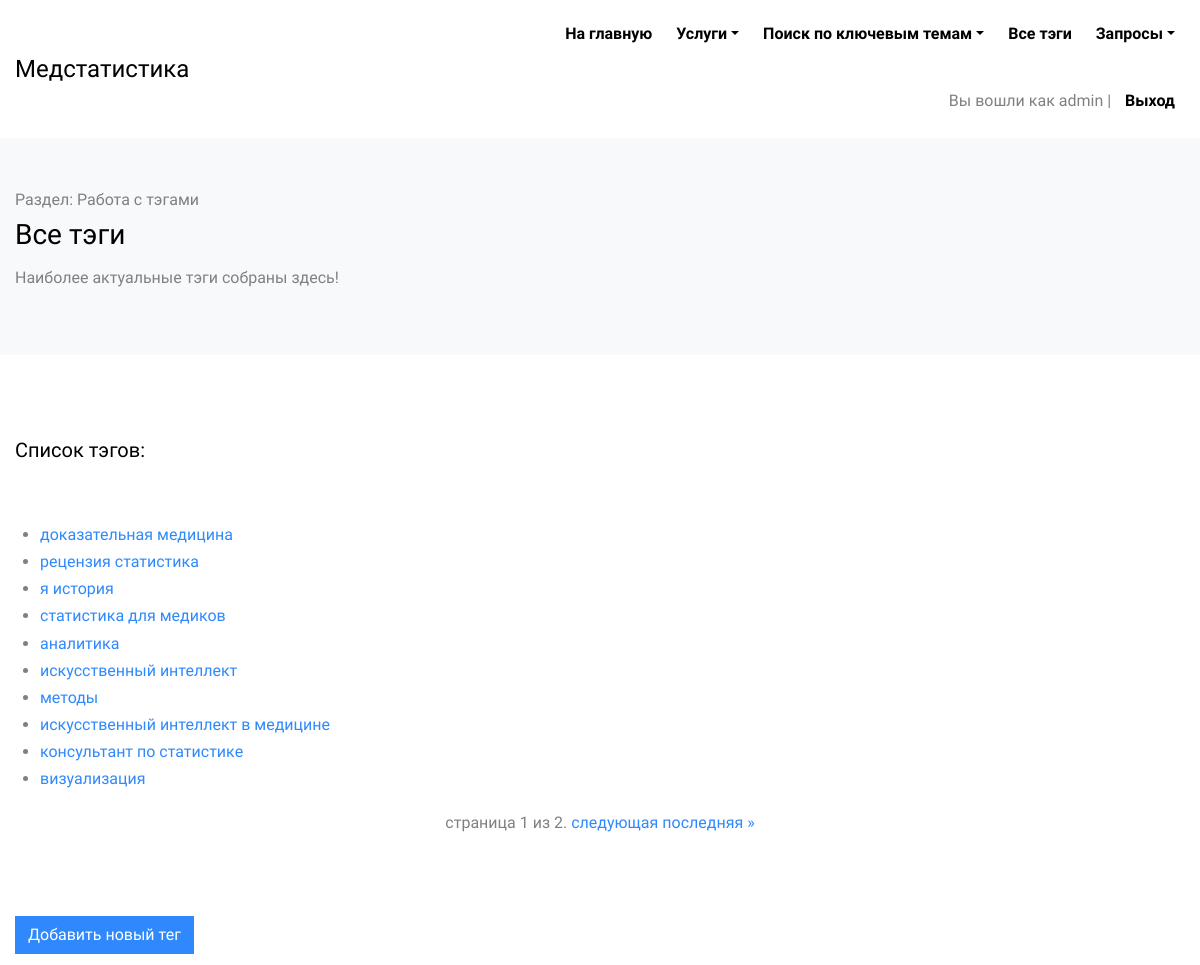
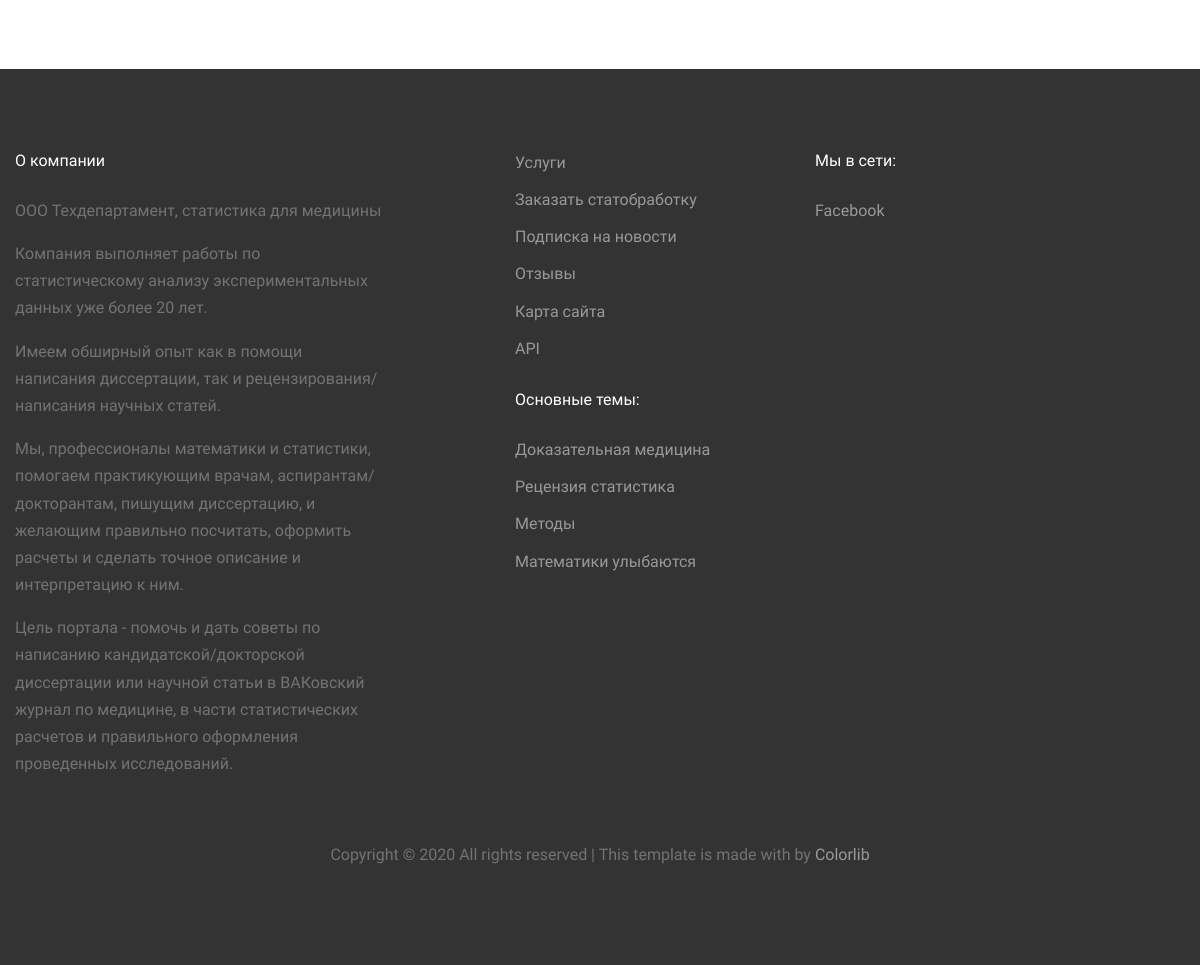
Page /articles/tags/ (signed in) on the committed database (2 pictures, top to bottom).
### users/models.py (models this page shows, shortened)
class ArticlesUser(AbstractUser):
    email = models.EmailField('E-mail', max_length=100, unique=True)
    is_subscribed = models.BooleanField('Подписка на новости сайта', default=True)

### articles/models.py (models this page shows, shortened)
class IsActiveMixin(models.Model):
    objects = models.Manager()
    active_objects = AvtiveManager()
    is_active = models.BooleanField('Статус активности', default=True)
    class Meta:
        abstract = True  # Чтобы не было изменеий в таблицах

class Tag(IsActiveMixin, models.Model):
    tag_name = models.CharField('название тэга', max_length=1000, db_index=True)
    class Meta:
        verbose_name = 'тэг'
        verbose_name_plural = 'тэги'

### articles/views.py (the view)
# urls.py: path('tags/', views.TagListView.as_view(), name='tag_list'),
class TagListView(PermissionMixin, UserPassesTestMixin, ListView):
    model = Tag
    template_name = 'articles/tag_list.html'
    context_object_name = 'tags'
    paginate_by = 10
    def get_queryset(self):  # наложить условия на объекты
        return Tag.active_objects.filter()

### articles/models.py (called while the page is built)
    def get_queryset(self):
        all_objects = super().get_queryset()
        return all_objects.filter(is_active=True)

### articles/views.py (called while the page is built)
    def test_func(self):
        return self.request.user.is_superuser

### articles/templates/articles/tag_list.html (shortened to what this page needs)
{% extends "articles/base.html" %}
{% block content %}
    <div class="py-5 bg-light">
      <div class="container">
        <div class="row">
          <div class="col-md-12">
              <span>Раздел: Работа с тэгами</span>
              <h3>Все тэги</h3>
              <p>Наиболее актуальные тэги собраны здесь!</p>
          </div>
        </div>
      </div>
    </div>
    <div class="site-section bg-white">
      <div class="container">
          <div class="row mb-5">
              <div class="col-12">
                  <h5>Список тэгов:</h5>
              </div>
          </div>
        <div class="row align-items-stretch retro-layout-2">
            <ul>
                {% for tag in tags%}
                <li>
                    <a href = "{%url 'articles:tag_one' pk=tag.pk %}">{{tag.tag_name}}</a>
                </li>
                {% endfor %}
            </ul>
        </div>
        <div class="pagination">
            <span class="step-links">
                <span class="current">
                    страница {{ page_obj.number }} из {{ page_obj.paginator.num_pages }}.
                </span>
                {% if page_obj.has_next %}
                    <a href="?page={{ page_obj.next_page_number }}">следующая</a>
                    <a href="?page={{ page_obj.paginator.num_pages }}">последняя &raquo;</a>
                {% endif %}
            </span>
        </div>
        <a href="{%url 'articles:tag_create' %}" class="btn btn-primary">Добавить новый тег</a>
      </div>
    </div>
{% endblock %}

### articles/templates/articles/base.html (shortened to what this page needs)
<!DOCTYPE html>
<html lang="en">
  <head>
{% load static %}
    <link rel="stylesheet" href="{% static "articles/style.css" %}">
    <link rel="stylesheet" href="{% static "articles/bootstrap.min.css" %}">
    <link rel="stylesheet" href="{% static "articles/magnific-popup.css" %}">
    <link rel="stylesheet" href="{% static "articles/jquery-ui.css" %}">
    <link rel="stylesheet" href="{% static "articles/owl.carousel.min.css" %}">
    <link rel="stylesheet" href="{% static "articles/owl.theme.default.min.css" %}">
    <link rel="stylesheet" href="{% static "articles/bootstrap-datepicker.css"articles/>
    <link rel="stylesheet" href="{% static "articles/laticon.css" articles/>
    <link rel="stylesheet" href="{% static "articles/aos.css" %}">
    <link rel="stylesheet" href="{% static "articles/style.css" %}">
  </head>
  <body>
  <div class="site-wrap">
    <header class="site-navbar" role="banner">
      <div class="container-fluid">
        <div class="row align-items-center">
          <div class="col-4 site-logo">
            <a href="{% url 'home' %}" class="text-black h2 mb-0">Медстатистика</a>
          </div>
          <div class="col-8 text-right">
            <nav class="site-navigation" role="navigation">
              <ul class="site-menu js-clone-nav mr-auto d-none d-sm-block">
                <li> <a href="{% url 'home' %}">На главную</a></li>
                <li class="dropdown">
                    <a href="#" class="dropdown-toggle" data-toggle="dropdown" role="button" aria-haspopup="true"
                      aria-expanded="false">Услуги</a>
                </li>
                <li class="dropdown">
                    <a href="#" class="dropdown-toggle" data-toggle="dropdown" role="button" aria-haspopup="true"
                      aria-expanded="false">Поиск по ключевым темам</a>
                </li>
                {% if user.is_superuser %}
                    <li><a href="{% url 'articles:tag_list' %}">Все тэги</a></li>
                    <li class="dropdown">
                        <a href="#" class="dropdown-toggle" data-toggle="dropdown" role="button" aria-haspopup="true"
                          aria-expanded="false">Запросы</a>
                    </li>
                {% endif %}
                {% if user.is_authenticated %}
                    <p class="navbar-text">Вы вошли как {{user.username}}</p> |
                    <li><a href="{% url 'users:logout' %}">Выход</a></li>
                {% else %}
                    <li><a href="{% url 'users:login' %}">Войти</a></li> |
                    <li><a href="{% url 'users:register' %}">Регистрация</a></li>
                {% endif %}
              </ul>
            </nav>
            <a href="#" class="site-menu-toggle js-menu-toggle text-black d-inline-block d-lg-none"></a></div>
          </div>
      </div>
    </header>
{% block content %} {% endblock %}
    <div class="site-footer">
      <div class="container">
        <div class="row mb-5">
          <div class="col-md-4">
            <h3 class="footer-heading mb-4">О компании</h3>
            <p>ООО Техдепартамент, статистика для медицины</p>
            <p>Компания выполняет работы по статистическому анализу экспериментальных данных уже более 20 лет.</p>
            <p>Имеем обширный опыт как в помощи написания диссертации, так и рецензирования/написания научных статей.</p>
            <p>Мы, профессионалы математики и статистики, помогаем практикующим врачам, аспирантам/докторантам, пишущим
              диссертацию, и желающим правильно посчитать, оформить расчеты и сделать точное описание и интерпретацию к ним.</p>
            <p>Цель портала - помочь и дать советы по написанию кандидатской/докторской диссертации или научной статьи в
              ВАКовский журнал по медицине, в части статистических расчетов и правильного оформления проведенных исследований.</p>
          </div>
          <div class="col-md-3 ml-auto">
            <ul class="list-unstyled float-left mr-5">
              <li><a href="{% url 'articles:service' %}">Услуги</a></li>
              <li><a href="{% url 'articles:request_service' %}">Заказать статобработку</a></li>
              {% if user.is_authenticated %}
              <li><a href="{% url 'users:subscribe' pk=user.pk %}">Подписка на новости</a></li>
              {% else %}
              <li><a href="{% url 'users:register' %}">Подписка на новости</a></li>
              {% endif %}
              <li><a href="#">Отзывы</a></li>
              <li><a href="#">Карта сайта</a></li>
              {% if user.is_authenticated %}
              <li><a href="/api/v0/">API</a></li>
              {% else %}
              <li><a href="{% url 'users:login' %}">API</a></li>
              {% endif %}
            </ul>
            <h3 class="footer-heading mb-4">Основные темы:</h3>
            <ul class="list-unstyled float-left">
              <li><a href="{% url 'articles:tag_articles' id=1 %}">Доказательная медицина</a></li>
              <li><a href="{% url 'articles:tag_articles' id=2 %}">Рецензия статистика</a></li>
              <li><a href="{% url 'articles:tag_articles' id=7 %}">Методы</a></li>
              <li><a href="{% url 'articles:tag_articles' id=11 %}">Математики улыбаются</a></li>
            </ul>
          </div>
          <div class="col-md-4">
            <div>
              <h3 class="footer-heading mb-4">Мы в сети:</h3>
              <p>
                <a href="https://facebook.com/Techdepartament"><span class="icon-facebook pt-2 pr-2 pb-2 pl-0">Facebook</span></a>
                <a href="#"><span class="icon-twitter p-2"></span></a>
                <a href="#"><span class="icon-instagram p-2"></span></a>
                <a href="#"><span class="icon-rss p-2"></span></a>
                <a href="#"><span class="icon-envelope p-2"></span></a>
              </p>
            </div>
          </div>
        </div>
        <div class="row">
          <div class="col-12 text-center">
            <p>
              Copyright &copy;  All rights reserved | This template is made with  by <a href="https://colorlib.com" target="_blank" >Colorlib</a>
              </p>
          </div>
        </div>
      </div>
    </div>
  </div>
  </body>
</html>

### articles/static/articles/style.css (style rules this page uses)
body { line-height: 1.7; color: gray; font-weight: 300; font-size: 1rem; background: #fff; font-family: "Muli", -apple-system, BlinkMacSystemFont, "Segoe UI", Roboto, "Helvetica Neue", Arial, sans-serif, "Apple Color Emoji", "Segoe UI Emoji", "Segoe UI Symbol", "Noto Color Emoji"; }
a { -webkit-transition: .3s all ease; -o-transition: .3s all ease; transition: .3s all ease; color: #2f89fc; }
h1, h2, h3, h4, h5, .h1, .h2, .h3, .h4, .h5 { font-family: "Muli", -apple-system, BlinkMacSystemFont, "Segoe UI", Roboto, "Helvetica Neue", Arial, sans-serif, "Apple Color Emoji", "Segoe UI Emoji", "Segoe UI Symbol", "Noto Color Emoji"; line-height: 1.5; color: #000; }
.text-black { color: #000 !important; }
.site-wrap:before { -webkit-transition: .3s all ease-in-out; -o-transition: .3s all ease-in-out; transition: .3s all ease-in-out; background: rgba(0, 0, 0, 0.6); content: ""; position: absolute; z-index: 2000; top: 0; left: 0; right: 0; bottom: 0; opacity: 0; visibility: hidden; }
.btn { border-radius: 0; }
.site-section { padding: 2.5em 0; }
@media (min-width: 768px) { .site-section { padding: 5em 0; } }
.site-footer { padding: 4em 0; background: #333333; }
@media (min-width: 768px) { .site-footer { padding: 5em 0; } }
.site-footer p { color: #737373; }
.site-footer h2, .site-footer h3, .site-footer h4, .site-footer h5 { color: #fff; }
.site-footer a { color: #999999; }
.site-footer ul li { margin-bottom: 10px; }
.site-footer .footer-heading { font-size: 16px; color: #fff; }
.site-navbar { margin-bottom: 0px; z-index: 1999; position: relative; width: 100%; background: #fff; }
.site-navbar .site-logo a { font-size: 1.5rem; }
.site-navbar .site-navigation .site-menu { margin-bottom: 0; }
.site-navbar .site-navigation .site-menu a { text-decoration: none !important; display: inline-block; }
.site-navbar .site-navigation .site-menu > li { display: inline-block; padding: 10px 10px; }
.site-navbar .site-navigation .site-menu > li > a { padding: 10px 0px; font-weight: 700; color: #000; text-decoration: none !important; }
.container { max-width: 1200px; }
.pagination { margin-bottom: 5em; text-align: center !important; display: block; }

### rows in the picture
ArticlesUser: username "admin"
Tag: tag_name "доказательная медицина"
Tag: tag_name "рецензия статистика"
Tag: tag_name "я история"
Tag: tag_name "статистика для медиков"
Tag: tag_name "аналитика"
Tag: tag_name "искусственный интеллект"
Tag: tag_name "методы"
Tag: tag_name "искусственный интеллект в медицине"
Tag: tag_name "консультант по статистике"
Tag: tag_name "визуализация"

### other values in the picture
{{ page_obj.number }} "1"
{{ page_obj.paginator.num_pages }} "2"
